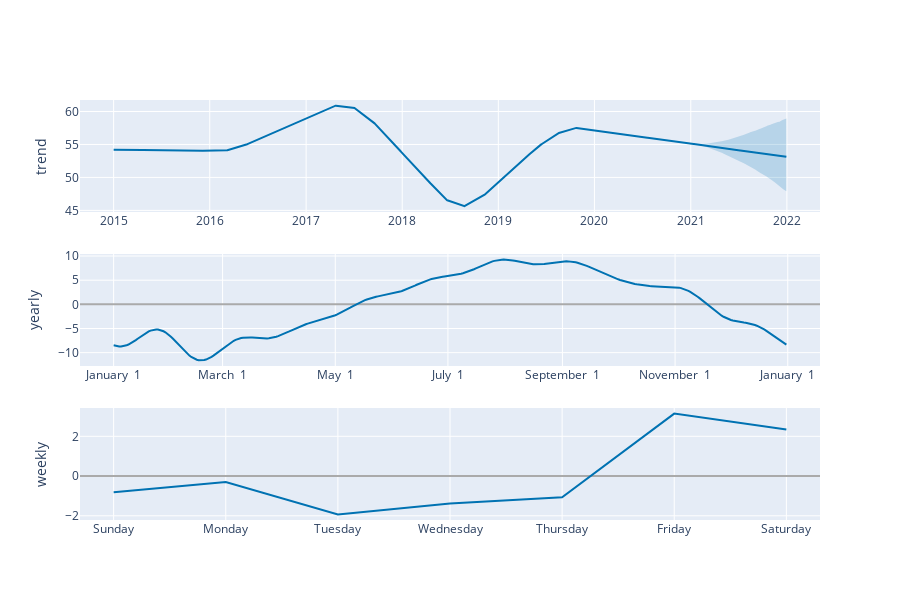

The cell this chart's notebook holds for it:
### Code cell
plot_components_plotly(model, forecast)

### Figure 1 — Plotly figure (JSON) as saved in the notebook; plotly's stock layout.template omitted (floating-point values rounded to 4 significant figures; data arrays with more than 128 entries replaced by an {"elided": "..."} marker saying what was removed)
{"data": [{"line": {"color": "#0072B2", "width": 2}, "mode": "lines", "name": "trend", "type": "scatter", "x": {"elided": "2556 str values"}, "xaxis": "x", "y": {"elided": "2556 float values"}, "yaxis": "y"}, {"line": {"color": "rgba(0, 114, 178, 0.2)", "width": 0}, "mode": "lines", "name": "trend_upper", "type": "scatter", "x": {"elided": "2556 str values"}, "xaxis": "x", "y": {"elided": "2556 float values"}, "yaxis": "y"}, {"fill": "tonexty", "fillcolor": "rgba(0, 114, 178, 0.2)", "line": {"color": "rgba(0, 114, 178, 0.2)", "width": 0}, "mode": "lines", "name": "trend_lower", "type": "scatter", "x": {"elided": "2556 str values"}, "xaxis": "x", "y": {"elided": "2556 float values"}, "yaxis": "y"}, {"line": {"color": "#0072B2", "width": 2}, "mode": "lines", "name": "yearly", "type": "scatter", "x": {"elided": "365 str values"}, "xaxis": "x2", "y": {"elided": "365 float values"}, "yaxis": "y2"}, {"line": {"color": "#0072B2", "width": 2}, "mode": "lines", "name": "weekly", "type": "scatter", "x": ["2017-01-01T00:00:00", "2017-01-02T00:00:00", "2017-01-03T00:00:00", "2017-01-04T00:00:00", "2017-01-05T00:00:00", "2017-01-06T00:00:00", "2017-01-07T00:00:00"], "xaxis": "x3", "y": [-0.8101, -0.3026, -1.929, -1.38, -1.064, 3.143, 2.344], "yaxis": "y3"}], "layout": {"height": 600, "showlegend": false, "width": 900, "xaxis": {"anchor": "y", "domain": [0, 1], "range": ["2014-08-26T06:00:00", "2022-05-06T18:00:00"], "type": "date"}, "xaxis2": {"anchor": "y2", "domain": [0, 1], "range": ["2016-12-13T18:54:02.958904115", "2018-01-18T11:04:57.863013581"], "tickformat": "%B %e", "type": "date"}, "xaxis3": {"anchor": "y3", "domain": [0, 1], "range": ["2016-12-31T16:48:00", "2017-01-07T07:12:00"], "tickformat": "%A", "type": "date"}, "yaxis": {"anchor": "x", "domain": [0.7333, 1], "rangemode": "normal", "title": {"text": "trend"}, "zerolinecolor": "#AAA"}, "yaxis2": {"anchor": "x2", "domain": [0.3667, 0.6333], "title": {"text": "yearly"}, "zerolinecolor": "#AAA"}, "yaxis3": {"anchor": "x3", "domain": [0, 0.2667], "title": {"text": "weekly"}, "zerolinecolor": "#AAA"}}}
